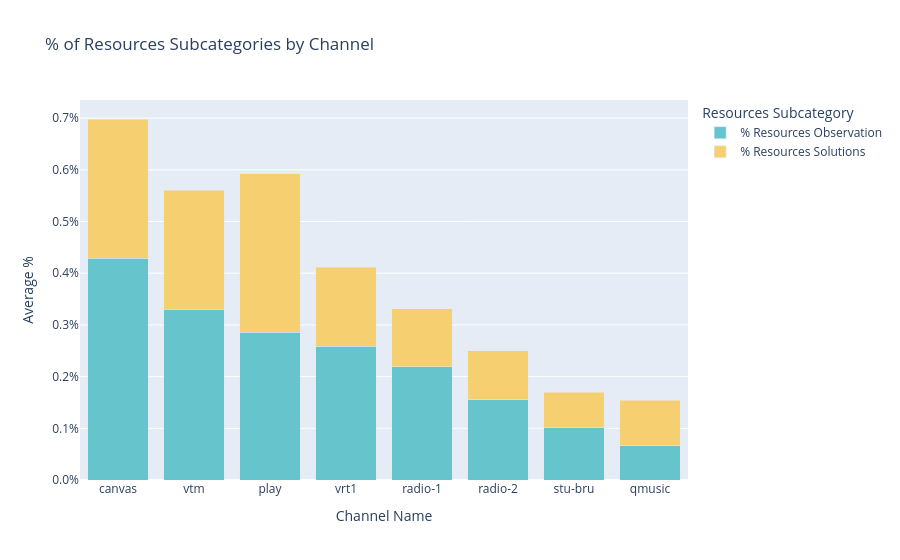

The notebook cell this image was saved under:
### Code cell
merged_averages_resources = merged_averages_resources.rename(columns={
    '% Ressources Constat': '% Resources Observation',
    '% Ressources Solutions': '% Resources Solutions'
})

fig = px.bar(
    merged_averages_resources,
    x='Channel Name',
    y=['% Resources Observation', '% Resources Solutions'],
    title='% of Resources Subcategories by Channel',
    labels={'value': 'Average %', 'variable': 'Subcategory'},
    barmode='stack',
    color_discrete_sequence=px.colors.qualitative.Pastel  
)

fig.update_layout(
    yaxis_title='Average %',
    yaxis_tickformat='.1%',
    legend_title_text='Resources Subcategory'
)

fig.show()
fig.write_html("Charts/Resource_Coverage_Channel.html", full_html=True, include_plotlyjs='cdn')

### Figure 1 — Plotly figure (JSON) as saved in the notebook; plotly's stock layout.template omitted (floating-point values rounded to 4 significant figures)
{"data": [{"hovertemplate": "Subcategory=% Resources Observation<br>Channel Name=%{x}<br>Average %=%{y}<extra></extra>", "legendgroup": "% Resources Observation", "marker": {"color": "rgb(102, 197, 204)", "pattern": {"shape": ""}}, "name": "% Resources Observation", "orientation": "v", "showlegend": true, "textposition": "auto", "type": "bar", "x": ["canvas", "vtm", "play", "vrt1", "radio-1", "radio-2", "stu-bru", "qmusic"], "xaxis": "x", "y": [0.004292, 0.0033, 0.002858, 0.002583, 0.002193, 0.00155, 0.001007, 0.0006643], "yaxis": "y"}, {"hovertemplate": "Subcategory=% Resources Solutions<br>Channel Name=%{x}<br>Average %=%{y}<extra></extra>", "legendgroup": "% Resources Solutions", "marker": {"color": "rgb(246, 207, 113)", "pattern": {"shape": ""}}, "name": "% Resources Solutions", "orientation": "v", "showlegend": true, "textposition": "auto", "type": "bar", "x": ["canvas", "vtm", "play", "vrt1", "radio-1", "radio-2", "stu-bru", "qmusic"], "xaxis": "x", "y": [0.002692, 0.002308, 0.003067, 0.001533, 0.001121, 0.00095, 0.0006929, 0.0008786], "yaxis": "y"}], "layout": {"barmode": "stack", "legend": {"title": {"text": "Resources Subcategory"}, "tracegroupgap": 0}, "title": {"text": "% of Resources Subcategories by Channel"}, "xaxis": {"anchor": "y", "domain": [0, 1], "title": {"text": "Channel Name"}}, "yaxis": {"anchor": "x", "domain": [0, 1], "tickformat": ".1%", "title": {"text": "Average %"}}}}
